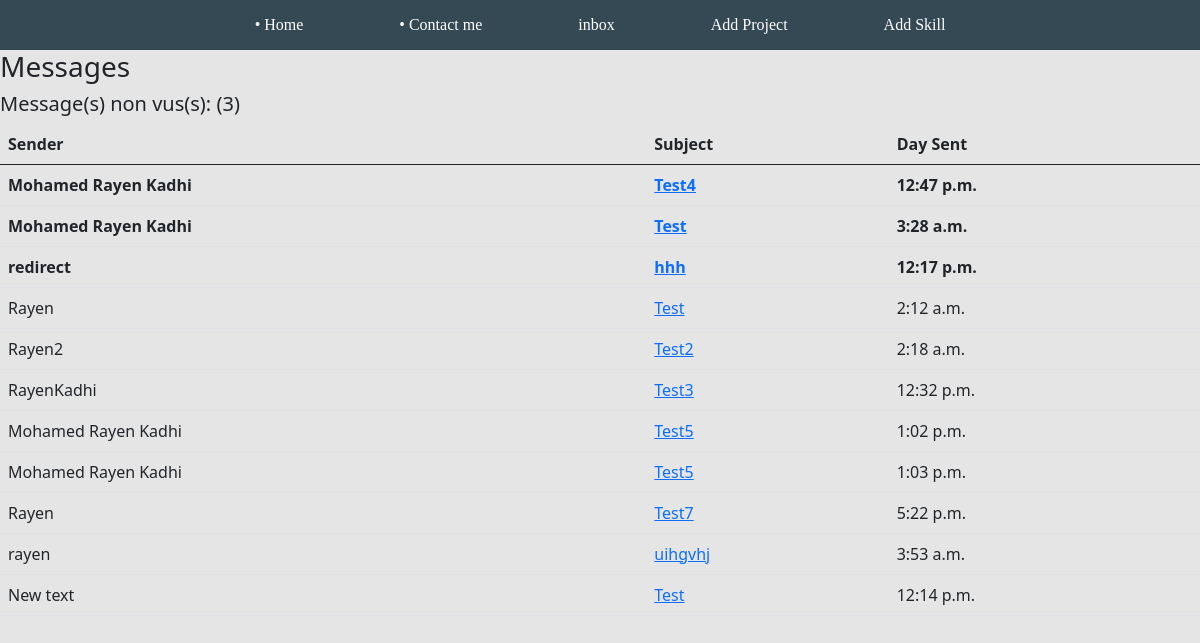
The page /inbox/ (signed in) on the database its author committed.
### base/models.py (models this page shows, shortened)
class Message(models.Model):
    name = models.CharField(max_length=200)
    email = models.CharField(max_length=200)
    subject = models.CharField(max_length=200)
    body = models.TextField()
    is_read = models.BooleanField(default=False)
    created = models.TimeField(auto_now_add=True)
    id = models.UUIDField(default=uuid.uuid4, unique=True, primary_key=True, editable=False)

### base/views.py (the view)
# urls.py: path('inbox/', views.inboxPage, name='inbox'),
def inboxPage(request):
    inbox = Message.objects.all().order_by('is_read')
    UnreadCount = Message.objects.filter(is_read=False).count()
    context = {'inbox': inbox, 'UnreadCount': UnreadCount}
    return render(request, 'base/inbox.html', context)

### base/templates/base/inbox.html
{% extends 'base/main.html' %}
{% load static %}
{% block content %}
<h3> Messages </h3>
<h5> Message(s) non vus(s):  ({{UnreadCount}})</h5>
<div class="container">
    <table class="table">
        <thead>
        <tr>
            <th> Sender </th>
            <th> Subject </th>
            <th> Day Sent </th>
        </tr>
        </thead>
        <tbody>
        {% for message in inbox %}
        {% if message.is_read %}
        <tr>
            {% else %}
        <tr  style="font-weight: 900;">
            {% endif %}
            <td> {{message.name}}</td>
                <td> <a href="{% url 'message' message.id %}"> {{message.subject}} </a></td>
            <td> {{message.created}}</td>
        </tr>
    {% endfor %}
        </tbody>
    </table>
</div>
{% endblock content %}

### static/styles/main.css (style rules this page uses)
body { background-color: #E5E5E5; }
.container { padding:0 0em; max-height:100%; max-width:100%; }

### rows shown on the page
Message: name "Mohamed Rayen Kadhi", subject "Test4", created "12:47 p.m."
Message: name "Mohamed Rayen Kadhi", subject "Test", created "3:28 a.m."
Message: name "redirect", subject "hhh", created "12:17 p.m."
Message: name "Rayen", subject "Test", created "2:12 a.m."
Message: name "Rayen2", subject "Test2", created "2:18 a.m."
Message: name "RayenKadhi", subject "Test3", created "12:32 p.m."
Message: name "Mohamed Rayen Kadhi", subject "Test5", created "1:02 p.m."
Message: name "Mohamed Rayen Kadhi", subject "Test5", created "1:03 p.m."
Message: name "Rayen", subject "Test7", created "5:22 p.m."
Message: name "rayen", subject "uihgvhj", created "3:53 a.m."
Message: name "New text", subject "Test", created "12:14 p.m."

### other values the page prints
{{ UnreadCount }} "3"
